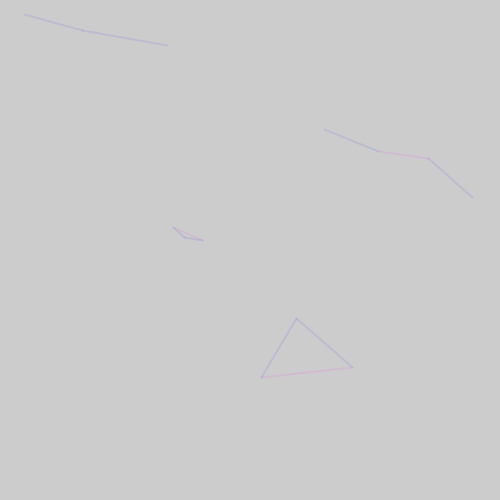
Frame 1 (no input)
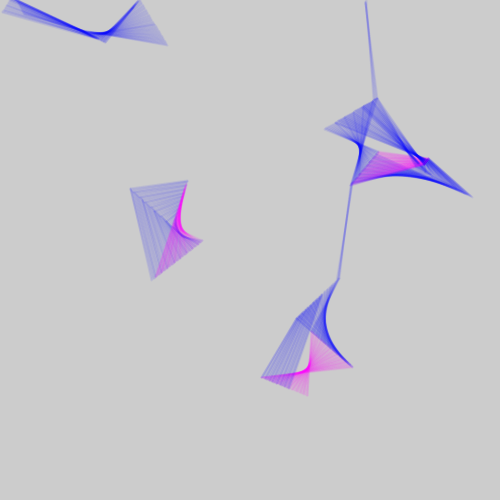
Frame 60 (the mouse pressed at the canvas centre just before this capture)
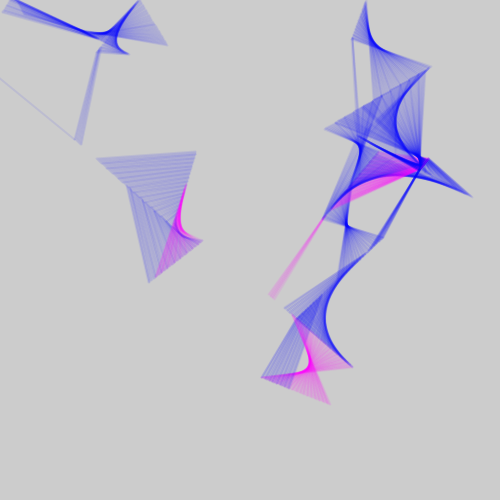
Frame 120 (the mouse held since frame 60 and released just before this capture)

The Processing sketch that drew these frames (run headless with seeded random() and noise(); from frame 60 on, the mouse is pressed at the canvas centre):

// Processing sketch: w3_06_constructionSwitch
// ── w3_06_constructionSwitch.pde
/*
 * Creative Coding
 * Week 3, 06 - rule-based system
 * by Indae Hwang and Jon McCormack
 * Copyright (c) 2014 Monash University
 *
 * This sketch draws a series of moving Elements (circles) according to the following rules:
 * - start from a random position and move in a constant random direction
 * - if the point reaches the boundary of the screen move in the opposite direction with new velocity
 * - if the circles intersect then draw a line connecting their centres, colouring the line based on the circle being odd or even
 */

float[] x;      // position
float[] y;
float[] xInc;   // change per frame
float[] yInc;
int numArray;   // number of elements

float proximity;  // if distance between elements < proximity then draw a line between them

boolean bShowConstruction = false;

void setup() {
  size(500, 500);

  numArray = 15;

  // allocate arrays
  x= new float[numArray];
  y= new float[numArray];
  xInc= new float[numArray];
  yInc= new float[numArray];

  proximity = 100;   // influence distance

  // random starting position and direction
  for (int i=0; i<numArray; i++) {
    x[i] = random(width);
    y[i] = random(height);
    xInc[i] = random(-1, 1);
    yInc[i] = random(-1, 1);
  }

  strokeWeight(2);
}

void draw() {
  if(bShowConstruction)
    background(255);

  // iterate over each point
  for (int i=0; i<numArray; i++) {

    x[i] += xInc[i];
    y[i] += yInc[i];

    // bounce off the sides of the window
    if (x[i] > width || x[i] < 0) {
      xInc[i] = xInc[i] > 0 ? -random(1) : random(1);
    }

    if (y[i] > height || y[i] < 0 ) {
      yInc[i] = yInc[i] > 0 ? -random(1) : random(1);
    }
    if(bShowConstruction)
      drawElement(x[i], y[i], xInc[i], yInc[i]);
  }

  for (int i=0; i<numArray; i++) {
    for (int j=0; j<i; j++) {
      float dist = dist(x[i], y[i], x[j], y[j]  );
      if (dist < proximity) {
        if (i%2 == 0 || j%2==0) {
          stroke(0, 0, 255, 20);
        } 
        else {
          stroke(255, 0, 255, 20);
        }
        line(x[i], y[i], x[j], y[j]  );
      }
    }
  }
}

void drawElement(float x, float y, float dx, float dy ) {

  // draw the point in red
  noFill();
  stroke(255, 0, 0);
  point(x, y);

  // draw an arrow in the current direction of travel
  stroke(0, 100);
  float endX = x + (dx*20);
  float endY = y + (dy*20);
  float arX = x + (dx*15);
  float arY = y + (dy*15);
  line(x, y, endX, endY);
  line(endX, endY, arX + (dy * 5), arY - (dx * 5));
  line(endX, endY, arX - (dy * 5), arY + (dx * 5));


  // draw the boundary of proximity
  stroke(0, 10);
  ellipse(x, y, proximity, proximity);
}
